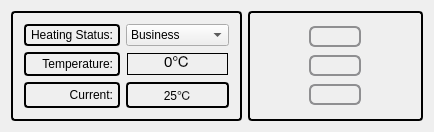
<?xml version="1.0" encoding="UTF-8"?>
<ui version="4.0">
 <class>MainHeatingPage</class>
 <widget class="QWidget" name="MainHeatingPage">
  <property name="geometry">
   <rect>
    <x>0</x>
    <y>0</y>
    <width>434</width>
    <height>131</height>
   </rect>
  </property>
  <property name="styleSheet">
   <string notr="true">QFrame {
	border: 2px solid black;
	border-radius: 4px;
	padding: 2px;
}
QComboBox {
	selection-background-color: transparent;
	selection-color: black;
}

QPushButton {
	border: 2px solid #8f8f91;
	border-radius: 6px;
	background-image: url(&quot;:/Hac/background-button-big.png&quot;);
	background-repeat: no-repeat;
	max-width: 48px;
	max-height: 17px;
 }

 QPushButton:pressed {
	border-color: red;
 }

 QPushButton#startButton {
	image: url(&quot;:/Hac/play_pressed.png&quot;);
 }

 QPushButton#stopButton {
	image: url(&quot;:/Hac/stop_pressed.png&quot;);
 }

 QPushButton#scheduleButton {
	image: url(&quot;:/Hac/clock.png&quot;);
 }

QSpinBox {
	margin: 1px;
	background: transparent;
	selection-background-color: transparent;
	text: black;
	selection-color: black;
	font: normal 15px;
	border: 1px solid black;
}

QSpinBox::up-button {
	subcontrol-origin: border;
    subcontrol-position: left;
	background: transparent;
	width: 20px;
	height: 20px;
}

QSpinBox:up-arrow {
     image: url(:/Hac/leftarrow-black-20x20.png);
     width: 20px;
     height: 20px;
}
QSpinBox::up-arrow:pressed {
     image: url(:/Hac/leftarrow-red-20x20.png);
}


QSpinBox::down-button {
    subcontrol-origin: border;
    subcontrol-position: right;
	background: transparent;
	width: 20px;
	height: 20px;
}

QSpinBox::down-arrow {
     image: url(:/Hac/rightarrow-black-20x20.png);
     width: 20px;
     height: 20px;
}
QSpinBox::down-arrow:pressed {
     image: url(:/Hac/rightarrow-red-20x20.png);
}


</string>
  </property>
  <layout class="QGridLayout" name="gridLayout_2">
   <item row="0" column="0">
    <widget class="QFrame" name="frameLeft_2">
     <property name="frameShape">
      <enum>QFrame::StyledPanel</enum>
     </property>
     <property name="frameShadow">
      <enum>QFrame::Raised</enum>
     </property>
     <layout class="QGridLayout" name="gridLayout">
      <item row="0" column="0">
       <widget class="QLabel" name="statusLabel">
        <property name="text">
         <string>Heating Status:</string>
        </property>
        <property name="alignment">
         <set>Qt::AlignRight|Qt::AlignTrailing|Qt::AlignVCenter</set>
        </property>
       </widget>
      </item>
      <item row="3" column="0">
       <widget class="QLabel" name="tempLabel">
        <property name="text">
         <string>Temperature:</string>
        </property>
        <property name="alignment">
         <set>Qt::AlignRight|Qt::AlignTrailing|Qt::AlignVCenter</set>
        </property>
       </widget>
      </item>
      <item row="4" column="0">
       <widget class="QLabel" name="label">
        <property name="text">
         <string>Current:</string>
        </property>
        <property name="alignment">
         <set>Qt::AlignRight|Qt::AlignTrailing|Qt::AlignVCenter</set>
        </property>
       </widget>
      </item>
      <item row="4" column="1">
       <widget class="QLabel" name="label_2">
        <property name="text">
         <string>25℃</string>
        </property>
        <property name="alignment">
         <set>Qt::AlignCenter</set>
        </property>
       </widget>
      </item>
      <item row="3" column="1">
       <widget class="HacSpinBox" name="tempSpinBox">
        <property name="sizePolicy">
         <sizepolicy hsizetype="Minimum" vsizetype="Fixed">
          <horstretch>0</horstretch>
          <verstretch>0</verstretch>
         </sizepolicy>
        </property>
        <property name="wrapping">
         <bool>true</bool>
        </property>
        <property name="alignment">
         <set>Qt::AlignCenter</set>
        </property>
        <property name="suffix">
         <string>℃</string>
        </property>
        <property name="maximum">
         <number>99</number>
        </property>
       </widget>
      </item>
      <item row="0" column="1">
       <widget class="QComboBox" name="comboBox">
        <item>
         <property name="text">
          <string>Business</string>
         </property>
        </item>
        <item>
         <property name="text">
          <string>Comfortable</string>
         </property>
        </item>
        <item>
         <property name="text">
          <string>Economical</string>
         </property>
        </item>
        <item>
         <property name="text">
          <string>Programming</string>
         </property>
        </item>
       </widget>
      </item>
     </layout>
    </widget>
   </item>
   <item row="0" column="1">
    <widget class="QFrame" name="frameRight">
     <property name="frameShape">
      <enum>QFrame::StyledPanel</enum>
     </property>
     <property name="frameShadow">
      <enum>QFrame::Raised</enum>
     </property>
     <layout class="QGridLayout" name="gridLayout_3">
      <item row="0" column="0">
       <widget class="QPushButton" name="startButton">
        <property name="maximumSize">
         <size>
          <width>52</width>
          <height>21</height>
         </size>
        </property>
       </widget>
      </item>
      <item row="1" column="0">
       <widget class="QPushButton" name="stopButton">
        <property name="maximumSize">
         <size>
          <width>52</width>
          <height>21</height>
         </size>
        </property>
       </widget>
      </item>
      <item row="2" column="0">
       <widget class="QPushButton" name="scheduleButton"/>
      </item>
     </layout>
    </widget>
   </item>
  </layout>
 </widget>
 <customwidgets>
  <customwidget>
   <class>HacSpinBox</class>
   <extends>QSpinBox</extends>
   <header>hacspinbox.h</header>
  </customwidget>
 </customwidgets>
 <resources/>
 <connections/>
</ui>
